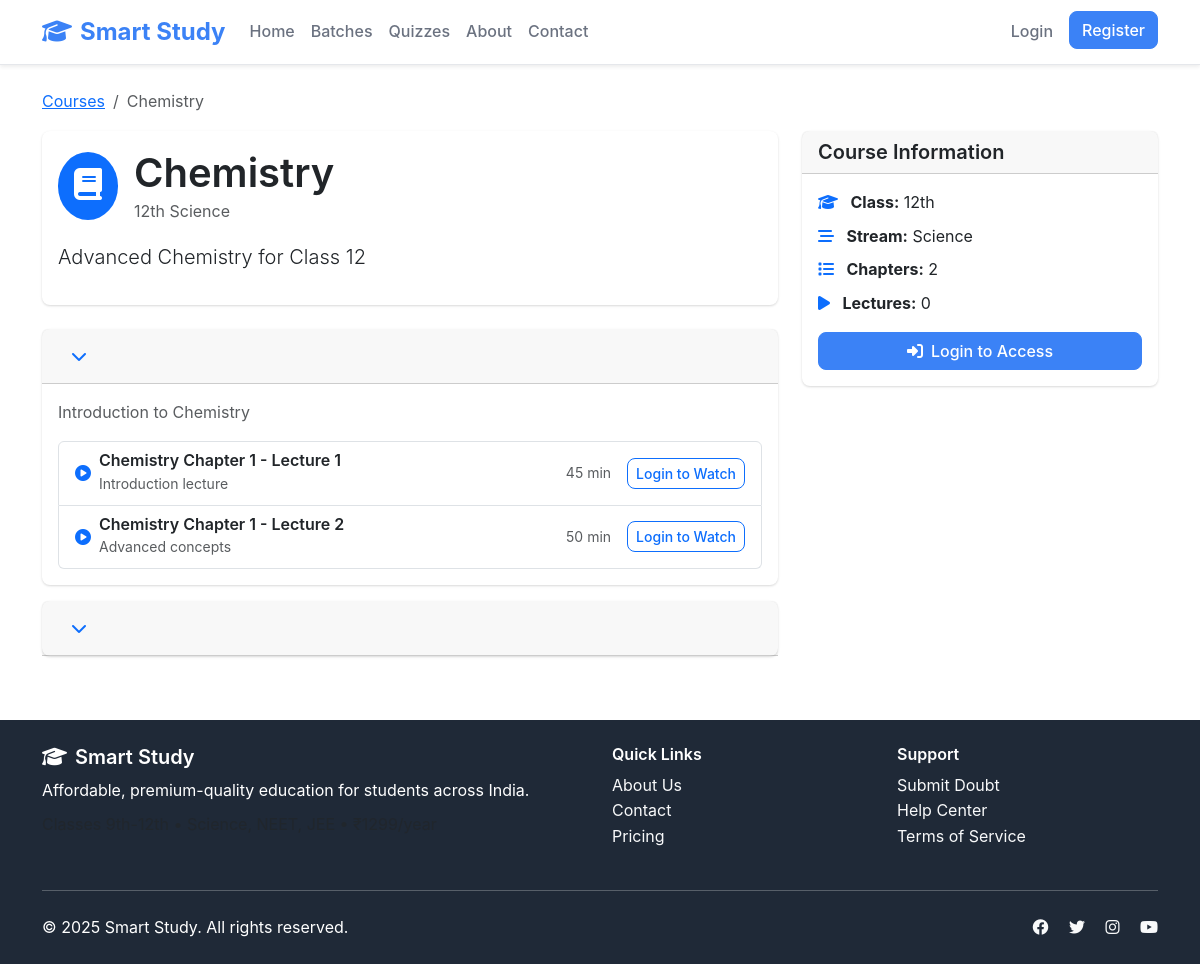
Page /courses/subject/2/ on the committed database.
### courses/models.py (models this page shows, shortened)
class Subject(models.Model):
    CLASS_CHOICES = [
        ('9th', '9th Grade'),
        ('10th', '10th Grade'),
        ('11th', '11th Grade'),
        ('12th', '12th Grade'),
    ]
    STREAM_CHOICES = [
        ('Science', 'Science'),
        ('NEET', 'NEET'),
        ('JEE', 'JEE'),
    ]
    name = models.CharField(max_length=100)
    description = models.TextField(blank=True)
    class_level = models.CharField(max_length=10, choices=CLASS_CHOICES)
    stream = models.CharField(max_length=20, choices=STREAM_CHOICES)
    created_at = models.DateTimeField(default=timezone.now)
    class Meta:
        unique_together = ['name', 'class_level', 'stream']
        ordering = ['class_level', 'stream', 'name']

class Chapter(models.Model):
    name = models.CharField(max_length=200)
    description = models.TextField(blank=True)
    order_index = models.PositiveIntegerField(default=0)
    subject = models.ForeignKey(Subject, on_delete=models.CASCADE, related_name='chapters')
    created_at = models.DateTimeField(default=timezone.now)
    class Meta:
        ordering = ['order_index', 'name']
        unique_together = ['subject', 'order_index']

class Lecture(models.Model):
    title = models.CharField(max_length=200)
    description = models.TextField(blank=True)
    video_url = models.URLField(max_length=500, blank=True)
    duration = models.PositiveIntegerField(help_text="Duration in minutes", null=True, blank=True)
    order_index = models.PositiveIntegerField(default=0)
    is_free = models.BooleanField(default=False)
    chapter = models.ForeignKey(Chapter, on_delete=models.CASCADE, related_name='lectures')
    created_at = models.DateTimeField(default=timezone.now)
    class Meta:
        ordering = ['order_index', 'title']

### courses/views.py (the view)
# urls.py: path('subject/<int:subject_id>/', views.SubjectDetailView.as_view(), name='subject_detail'),
class SubjectDetailView(DetailView):
    model = Subject
    template_name = 'courses/subject_detail.html'
    context_object_name = 'subject'
    pk_url_kwarg = 'subject_id'
    def get_context_data(self, **kwargs):
        context = super().get_context_data(**kwargs)
        chapters = self.object.chapters.prefetch_related('lectures').all()
        if self.request.user.is_authenticated:
            user_progress = Progress.objects.filter(
                user=self.request.user,
                lecture__chapter__subject=self.object
            ).select_related('lecture')
            progress_dict = {p.lecture_id: p for p in user_progress}
        else:
            progress_dict = {}
        context.update({
            'chapters': chapters,
            'progress_dict': progress_dict,
        })
        return context

### templates/courses/subject_detail.html (shortened to what this page needs)
{% extends 'base.html' %}
{% load custom_filters %}
{% block content %}
<div class="container mt-4">
    <div class="row">
        <div class="col-12">
            <nav aria-label="breadcrumb">
                <ol class="breadcrumb">
                    <li class="breadcrumb-item"><a href="{% url 'courses:list' %}">Courses</a></li>
                    <li class="breadcrumb-item active">{{ subject.name }}</li>
                </ol>
            </nav>
        </div>
    </div>
    <div class="row">
        <div class="col-lg-8">
            <div class="card mb-4">
                <div class="card-body">
                    <div class="d-flex align-items-center mb-3">
                        <div class="bg-primary text-white rounded-circle p-3 me-3">
                            <i class="fas fa-book fa-2x"></i>
                        </div>
                        <div>
                            <h1 class="mb-0">{{ subject.name }}</h1>
                            <p class="text-muted mb-0">{{ subject.class_level }} {{ subject.stream }}</p>
                        </div>
                    </div>
                    <p class="lead">{{ subject.description }}</p>
                </div>
            </div>
            {% for chapter in chapters %}
            <div class="card mb-3">
                <div class="card-header">
                    <h5 class="mb-0">
                        <button class="btn btn-link text-decoration-none" type="button" data-bs-toggle="collapse" data-bs-target="#chapter{{ chapter.id }}">
                            <i class="fas fa-chevron-down me-2"></i>{{ chapter.title }}
                        </button>
                    </h5>
                </div>
                <div id="chapter{{ chapter.id }}" class="collapse {% if forloop.first %}show{% endif %}">
                    <div class="card-body">
                        <p class="text-muted mb-3">{{ chapter.description }}</p>
                        {% if chapter.lectures.all %}
                        <div class="list-group">
                            {% for lecture in chapter.lectures.all %}
                            <div class="list-group-item d-flex justify-content-between align-items-center">
                                <div class="d-flex align-items-center">
                                    {% if user.is_authenticated %}
                                        {% with progress=progress_dict|get_item:lecture.id %}
                                            {% if progress.is_completed %}
                                                <i class="fas fa-check-circle text-success me-2"></i>
                                            {% else %}
                                                <i class="fas fa-play-circle text-primary me-2"></i>
                                            {% endif %}
                                        {% endwith %}
                                    {% else %}
                                        <i class="fas fa-play-circle text-primary me-2"></i>
                                    {% endif %}
                                    <div>
                                        <h6 class="mb-0">{{ lecture.title }}</h6>
                                        <small class="text-muted">{{ lecture.description|truncatewords:10 }}</small>
                                    </div>
                                </div>
                                <div class="d-flex align-items-center">
                                    {% if lecture.duration %}
                                        <small class="text-muted me-3">{{ lecture.duration }} min</small>
                                    {% endif %}
                                    {% if user.is_authenticated %}
                                        <a href="{% url 'courses:lecture_detail' lecture.id %}" class="btn btn-outline-primary btn-sm">
                                            Watch
                                        </a>
                                    {% else %}
                                        <a href="{% url 'accounts:login' %}" class="btn btn-outline-primary btn-sm">
                                            Login to Watch
                                        </a>
                                    {% endif %}
                                </div>
                            </div>
                            {% endfor %}
                        </div>
                        {% else %}
                        <p class="text-muted">No lectures available yet.</p>
                        {% endif %}
                    </div>
                </div>
            </div>
            {% endfor %}
        </div>
        <div class="col-lg-4">
            <div class="card sticky-top" style="top: 20px;">
                <div class="card-header">
                    <h5 class="mb-0">Course Information</h5>
                </div>
                <div class="card-body">
                    <ul class="list-unstyled">
                        <li class="mb-2">
                            <i class="fas fa-graduation-cap text-primary me-2"></i>
                            <strong>Class:</strong> {{ subject.class_level }}
                        </li>
                        <li class="mb-2">
                            <i class="fas fa-stream text-primary me-2"></i>
                            <strong>Stream:</strong> {{ subject.stream }}
                        </li>
                        <li class="mb-2">
                            <i class="fas fa-list text-primary me-2"></i>
                            <strong>Chapters:</strong> {{ chapters.count }}
                        </li>
                        <li class="mb-2">
                            <i class="fas fa-play text-primary me-2"></i>
                            <strong>Lectures:</strong>
                            {% with total_lectures=0 %}
                                {{ total_lectures }}
                            {% endwith %}
                        </li>
                    </ul>
                    {% if user.is_authenticated %}
                        {% if user.is_student %}
                            <div class="d-grid gap-2">
                                <a href="{% url 'courses:enrollment' %}" class="btn btn-primary">
                                    <i class="fas fa-credit-card me-2"></i>Enroll Now
                                </a>
                                <a href="{% url 'quizzes:list' %}" class="btn btn-outline-success">
                                    <i class="fas fa-question-circle me-2"></i>Take Quiz
                                </a>
                            </div>
                        {% endif %}
                    {% else %}
                        <div class="d-grid">
                            <a href="{% url 'accounts:login' %}" class="btn btn-primary">
                                <i class="fas fa-sign-in-alt me-2"></i>Login to Access
                            </a>
                        </div>
                    {% endif %}
                </div>
            </div>
        </div>
    </div>
</div>
{% endblock %}

### static/css/style.css (style rules this page uses)
:root { --primary-color: #3b82f6; --primary-dark: #2563eb; --secondary-color: #6366f1; --success-color: #10b981; --warning-color: #f59e0b; --danger-color: #ef4444; --dark-color: #1f2937; --light-color: #f8fafc; --text-primary: #111827; --text-secondary: #6b7280; --text-muted: #9ca3af; --border-color: #e5e7eb; --border-radius: 0.5rem; --box-shadow: 0 1px 3px 0 rgba(0, 0, 0, 0.1), 0 1px 2px 0 rgba(0, 0, 0, 0.06); --box-shadow-lg: 0 10px 15px -3px rgba(0, 0, 0, 0.1), 0 4px 6px -2px rgba(0, 0, 0, 0.05); }
body { font-family: 'Inter', -apple-system, BlinkMacSystemFont, 'Segoe UI', Roboto, sans-serif; line-height: 1.6; color: var(--text-primary); background-color: #ffffff; }
h1, h2, h3, h4, h5, h6 { font-weight: 600; line-height: 1.3; }
.btn { border-radius: var(--border-radius); font-weight: 500; transition: all 0.2s ease; }
.btn-primary { background-color: var(--primary-color); border-color: var(--primary-color); }
.card { border: none; border-radius: var(--border-radius); box-shadow: var(--box-shadow); transition: all 0.3s ease; }

### templates/base.html (style rules this page uses)
:root { --primary-color: #3b82f6; --primary-dark: #2563eb; --secondary-color: #6366f1; --success-color: #10b981; --warning-color: #f59e0b; --danger-color: #ef4444; --dark-color: #1f2937; --light-color: #f8fafc; --text-primary: #111827; --text-secondary: #6b7280; --text-muted: #9ca3af; }
body { font-family: 'Inter', -apple-system, BlinkMacSystemFont, sans-serif; line-height: 1.6; color: var(--text-primary); background-color: #ffffff; }
.btn-primary { background-color: var(--primary-color); border-color: var(--primary-color); }
.card { border: none; box-shadow: 0 1px 3px 0 rgba(0, 0, 0, 0.1), 0 1px 2px 0 rgba(0, 0, 0, 0.06); }

### rows in the picture
Subject: name "Chemistry", class_level "12th", stream "Science", description "Advanced Chemistry for Class 12"
Chapter: description "Introduction to Chemistry"
Lecture: title "Chemistry Chapter 1 - Lecture 1", description "Introduction lecture", duration "45"
Lecture: title "Chemistry Chapter 1 - Lecture 2", description "Advanced concepts", duration "50"

### other values in the picture
{{ chapters.count }} "2"
{{ total_lectures }} "0"
